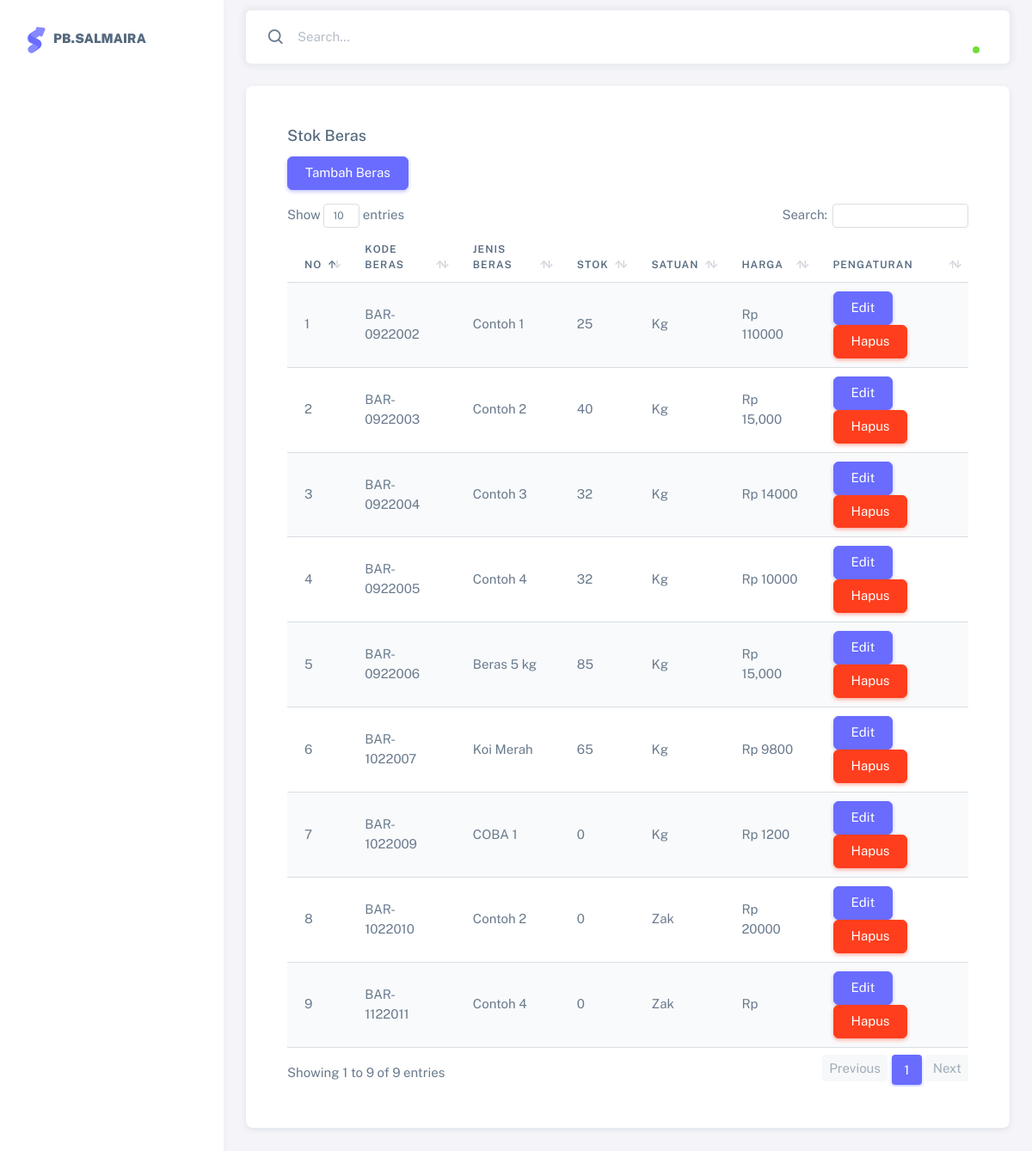
Screenshot of /pages/gudang/gudang.php with the database file from the repository.
### tables this page shows
CREATE TABLE `gudang` (
  `id` int(11) NOT NULL,
  `kode_barang` varchar(100) NOT NULL,
  `nama_barang` varchar(100) NOT NULL,
  `jenis_barang` varchar(100) NOT NULL,
  `jumlah` varchar(250) NOT NULL,
  `satuan` varchar(100) NOT NULL,
  `harga` varchar(100) NOT NULL,
  `total` varchar(100) NOT NULL
);

### pages/gudang/gudang.php (the view, shortened to what this page needs)
<?php
include "../../db/koneksi.php";
$query = mysqli_query($con, "SELECT * FROM gudang");
$getData = mysqli_fetch_all($query, MYSQLI_ASSOC);
?>
<?php include "../../layouts/header.php" ?>
<div class="card-body">
    <h5 class="card-title">Stok Beras</h5>
    <button type="button" class="btn btn-primary mb-3" data-bs-toggle="modal" data-bs-target="#basicModal">
        Tambah Beras
    </button>
   <div class="table-responsive">
     <table class="table table-striped" id="dataTable" width="100%" cellspacing="0">
        <thead>
            <tr>
                <th scope="col">No</th>
                <th scope="col">Kode Beras</th>
                <th scope="col">Jenis Beras</th>
                <th scope="col">Stok</th>
                <th scope="col">Satuan</th>
                <th scope="col">Harga</th>
                <th scope="col">Pengaturan</th>
            </tr>
        </thead>
        <tbody>
            <?php
            $no = 1;
            foreach ($getData as $data) { ?>
                <tr>
                    <td scope="row"><?= $no++ ?></td>
                    <td><?= $data['kode_barang'] ?></td>
                    <td><?= $data['nama_barang'] ?></td>
                    <td><?= $data['jumlah'] ?></td>
                    <td><?= $data['satuan'] ?></td>
                    <td>Rp <?= $data['harga'] ?></td>
                    <td>
                        <a href="./edit_gudang.php?id=<?= $data['id'] ?>" class="btn btn-primary">Edit</a>
                        <a href="?id=<?= $data['id'] ?>" class="btn btn-danger" onclick="return confirm('Yaakin ingin menghapus data?')">Hapus</a>
                    </td>
                </tr>
            <?php }
            ?>
        </tbody>
    </table>
   </div>
</div>
<?php include "../../layouts/footer.php" ?>

### rows the page displays
gudang: kode_barang "BAR-0922002", nama_barang "Contoh 1", jumlah "25", satuan "Kg", harga "110000"
gudang: kode_barang "BAR-0922003", nama_barang "Contoh 2", jumlah "40", satuan "Kg", harga "15,000"
gudang: kode_barang "BAR-0922004", nama_barang "Contoh 3", jumlah "32", satuan "Kg", harga "14000"
gudang: kode_barang "BAR-0922005", nama_barang "Contoh 4", jumlah "32", satuan "Kg", harga "10000"
gudang: kode_barang "BAR-0922006", nama_barang "Beras 5 kg", jumlah "85", satuan "Kg", harga "15,000"
gudang: kode_barang "BAR-1022007", nama_barang "Koi Merah", jumlah "65", satuan "Kg", harga "9800"
gudang: kode_barang "BAR-1022009", nama_barang "COBA 1", jumlah "0", satuan "Kg", harga "1200"
gudang: kode_barang "BAR-1022010", nama_barang "Contoh 2", jumlah "0", satuan "Zak", harga "20000"
gudang: kode_barang "BAR-1122011", nama_barang "Contoh 4", jumlah "0", satuan "Zak"
